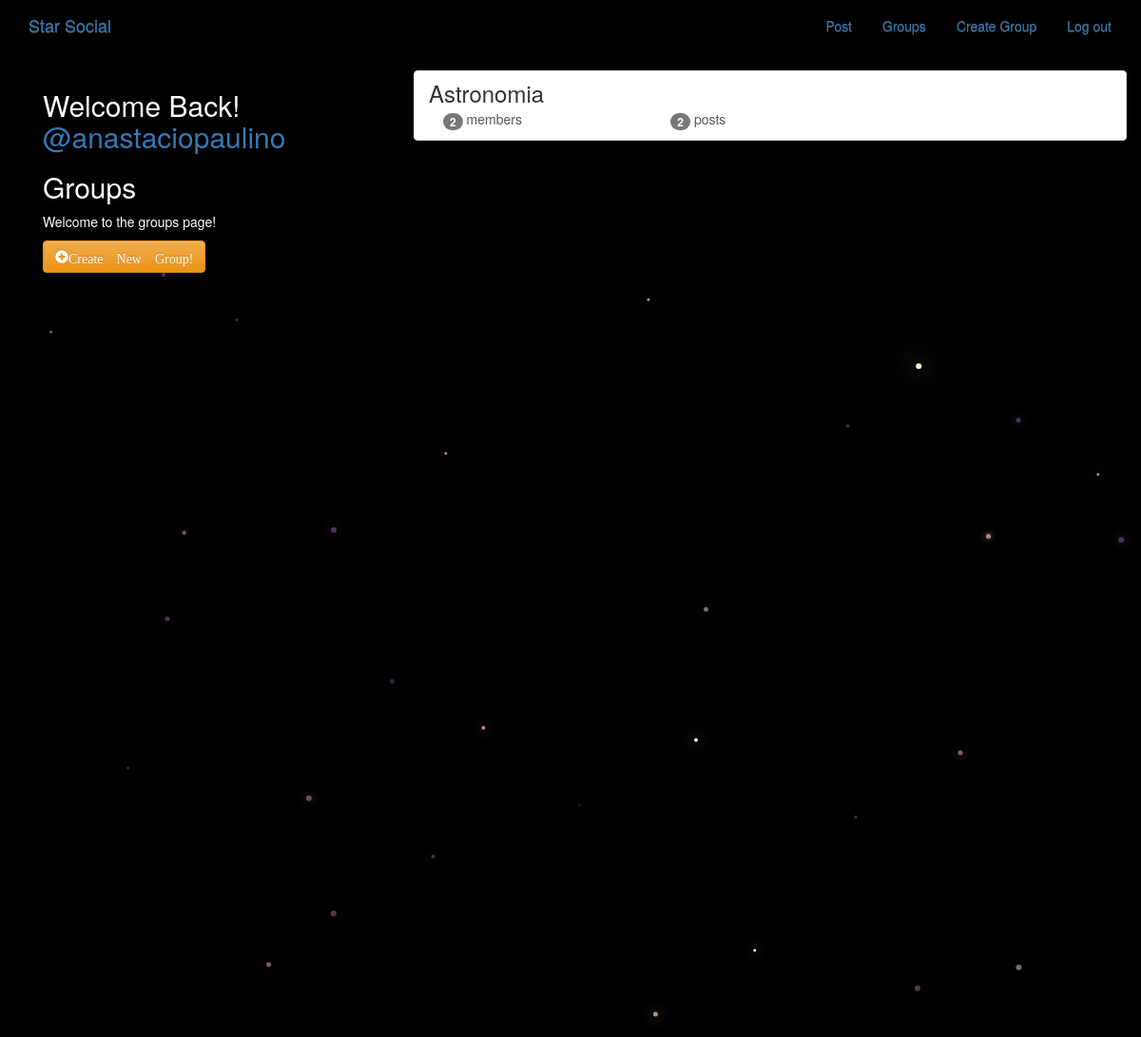
Screenshot of /groups/ (signed in) with the database file from the repository.
### groups/models.py (models this page shows, shortened)
class Group(models.Model):
    name = models.CharField(max_length=255, unique=True)
    slug = models.SlugField(allow_unicode=True, unique=True)
    descrition = models.TextField(default='', blank=True)
    descrition_html = models.TextField(editable=False, default='', blank=True)
    members = models.ManyToManyField(User, through='GroupMember')
    class Meta():
        ordering = ['name']

### groups/views.py (the view)
class ListGroups(generic.ListView):
    model = Group

### groups/templates/groups/group_list.html (shortened to what this page needs)
{% extends "groups/base.html" %}
{% block pregroup %}
<div class="col-md-4">
    <div class="content">
        {% if user.is_authenticated %}
            <h2>Welcome Back!
                <a href="{% url 'posts:for_user' username=user.username %}">@{{ user.username }}</a>
            </h2>
        {% endif %}
        <h2>Groups</h2>
        <p>Welcome to the groups page!</p>
    </div>
    {% if user.is_authenticated %}
      <a href="{% url 'groups:create' %}" class="btn btn-md btn-warning">
          <span class="glyphicon glyphicon-plus-sign">Create New Group!</span>
      </a>
    {% endif %}
</div>
{% endblock pregroup %}
{% block group_content %}
<div class="col-md-8">
	<div class="list-group">
		{% for group in object_list %}
		  <a class="list-group-item" href="{% url 'groups:single' slug=group.slug %}">
			     <h3 class="title list-group-item-heading">{{ group.name }}</h3>
			<div class="list-group-item-text container-fluid">
				<div class="row">
					<div class="col-md-4">
						<span class="badge">{{ group.members.count }}</span> member{{ group.members.count|pluralize }}
					</div>
					<div class="col-md-4">
						<span class="badge">{{ group.posts.count }}</span> post{{ group.posts.count|pluralize }}
					</div>
				</div>
			</div>
		</a>
		{% endfor %}
	</div>
</div>
{% endblock group_content %}

### static/simplesocial/css/master.css (style rules this page uses)
body { margin: 0; overflow: hidden; background-color: black; color:white; }

### rows the page displays
Group: name "Astronomia", members.count "2", posts.count "2"

### other values shown
{{ user.username }} "anastaciopaulino"
